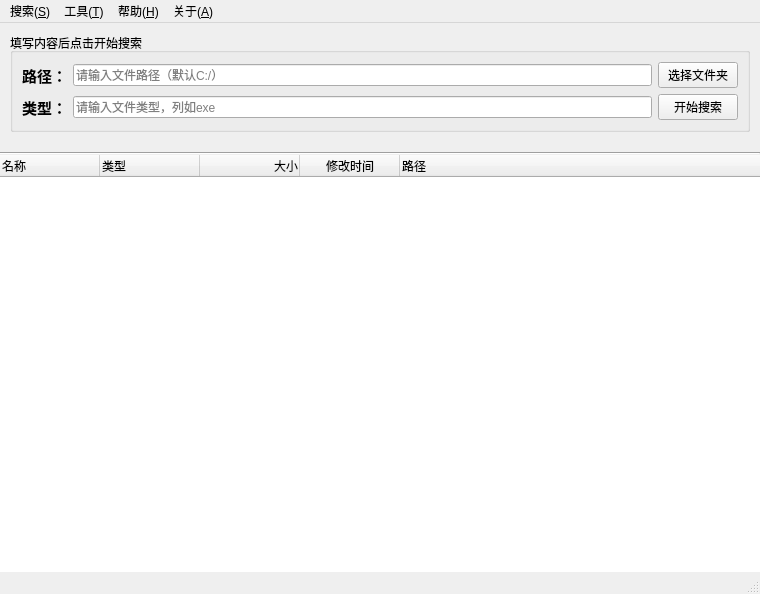
<?xml version="1.0" encoding="UTF-8"?>
<ui version="4.0">
 <class>MainWindow</class>
 <widget class="QMainWindow" name="MainWindow">
  <property name="geometry">
   <rect>
    <x>0</x>
    <y>0</y>
    <width>760</width>
    <height>594</height>
   </rect>
  </property>
  <property name="windowTitle">
   <string>Anything</string>
  </property>
  <property name="windowIcon">
   <iconset>
    <normaloff>icons/icon.png</normaloff>icons/icon.png</iconset>
  </property>
  <property name="styleSheet">
   <string notr="true">QTreeView {
	border:none
}
</string>
  </property>
  <widget class="QWidget" name="centralwidget">
   <layout class="QVBoxLayout" name="verticalLayout_3">
    <property name="spacing">
     <number>0</number>
    </property>
    <property name="leftMargin">
     <number>0</number>
    </property>
    <property name="topMargin">
     <number>0</number>
    </property>
    <property name="rightMargin">
     <number>0</number>
    </property>
    <property name="bottomMargin">
     <number>0</number>
    </property>
    <item>
     <layout class="QVBoxLayout" name="verticalLayout_2">
      <item>
       <spacer name="verticalSpacer_2">
        <property name="orientation">
         <enum>Qt::Vertical</enum>
        </property>
        <property name="sizeType">
         <enum>QSizePolicy::Fixed</enum>
        </property>
        <property name="sizeHint" stdset="0">
         <size>
          <width>20</width>
          <height>10</height>
         </size>
        </property>
       </spacer>
      </item>
      <item>
       <layout class="QHBoxLayout" name="horizontalLayout">
        <item>
         <spacer name="horizontalSpacer">
          <property name="orientation">
           <enum>Qt::Horizontal</enum>
          </property>
          <property name="sizeType">
           <enum>QSizePolicy::Fixed</enum>
          </property>
          <property name="sizeHint" stdset="0">
           <size>
            <width>10</width>
            <height>20</height>
           </size>
          </property>
         </spacer>
        </item>
        <item>
         <widget class="QGroupBox" name="groupBox">
          <property name="enabled">
           <bool>true</bool>
          </property>
          <property name="font">
           <font>
            <stylestrategy>PreferDefault</stylestrategy>
           </font>
          </property>
          <property name="mouseTracking">
           <bool>false</bool>
          </property>
          <property name="tabletTracking">
           <bool>false</bool>
          </property>
          <property name="contextMenuPolicy">
           <enum>Qt::DefaultContextMenu</enum>
          </property>
          <property name="accessibleName">
           <string/>
          </property>
          <property name="layoutDirection">
           <enum>Qt::LeftToRight</enum>
          </property>
          <property name="autoFillBackground">
           <bool>false</bool>
          </property>
          <property name="title">
           <string>填写内容后点击开始搜索</string>
          </property>
          <property name="alignment">
           <set>Qt::AlignLeading|Qt::AlignLeft|Qt::AlignTop</set>
          </property>
          <property name="flat">
           <bool>false</bool>
          </property>
          <layout class="QVBoxLayout" name="verticalLayout">
           <item>
            <layout class="QGridLayout" name="gridLayout">
             <item row="0" column="1">
              <widget class="QLineEdit" name="upLineEdit">
               <property name="placeholderText">
                <string>请输入文件路径（默认C:/）</string>
               </property>
              </widget>
             </item>
             <item row="1" column="1">
              <widget class="QLineEdit" name="downLineEdit">
               <property name="placeholderText">
                <string>请输入文件类型，列如exe</string>
               </property>
              </widget>
             </item>
             <item row="1" column="0">
              <widget class="QLabel" name="downLabel">
               <property name="font">
                <font>
                 <family>微软雅黑</family>
                 <pointsize>11</pointsize>
                 <bold>true</bold>
                </font>
               </property>
               <property name="text">
                <string>类型：</string>
               </property>
              </widget>
             </item>
             <item row="0" column="0">
              <widget class="QLabel" name="upLabel">
               <property name="font">
                <font>
                 <family>微软雅黑</family>
                 <pointsize>11</pointsize>
                 <bold>true</bold>
                </font>
               </property>
               <property name="text">
                <string>路径：</string>
               </property>
              </widget>
             </item>
             <item row="1" column="2">
              <widget class="QPushButton" name="searchButton">
               <property name="text">
                <string>开始搜索</string>
               </property>
              </widget>
             </item>
             <item row="0" column="2">
              <widget class="QPushButton" name="browseButton">
               <property name="text">
                <string>选择文件夹</string>
               </property>
              </widget>
             </item>
            </layout>
           </item>
          </layout>
         </widget>
        </item>
        <item>
         <spacer name="horizontalSpacer_2">
          <property name="orientation">
           <enum>Qt::Horizontal</enum>
          </property>
          <property name="sizeType">
           <enum>QSizePolicy::Fixed</enum>
          </property>
          <property name="sizeHint" stdset="0">
           <size>
            <width>10</width>
            <height>20</height>
           </size>
          </property>
         </spacer>
        </item>
       </layout>
      </item>
      <item>
       <spacer name="verticalSpacer">
        <property name="orientation">
         <enum>Qt::Vertical</enum>
        </property>
        <property name="sizeType">
         <enum>QSizePolicy::Fixed</enum>
        </property>
        <property name="sizeHint" stdset="0">
         <size>
          <width>20</width>
          <height>20</height>
         </size>
        </property>
       </spacer>
      </item>
      <item>
       <widget class="Line" name="line">
        <property name="orientation">
         <enum>Qt::Horizontal</enum>
        </property>
       </widget>
      </item>
      <item>
       <widget class="QTreeWidget" name="outputTreeWidget">
        <property name="enabled">
         <bool>true</bool>
        </property>
        <property name="sizeAdjustPolicy">
         <enum>QAbstractScrollArea::AdjustIgnored</enum>
        </property>
        <property name="showDropIndicator" stdset="0">
         <bool>true</bool>
        </property>
        <property name="indentation">
         <number>20</number>
        </property>
        <property name="rootIsDecorated">
         <bool>false</bool>
        </property>
        <property name="uniformRowHeights">
         <bool>false</bool>
        </property>
        <property name="itemsExpandable">
         <bool>true</bool>
        </property>
        <property name="sortingEnabled">
         <bool>false</bool>
        </property>
        <property name="animated">
         <bool>false</bool>
        </property>
        <property name="allColumnsShowFocus">
         <bool>false</bool>
        </property>
        <property name="headerHidden">
         <bool>false</bool>
        </property>
        <property name="expandsOnDoubleClick">
         <bool>true</bool>
        </property>
        <property name="columnCount">
         <number>5</number>
        </property>
        <attribute name="headerVisible">
         <bool>true</bool>
        </attribute>
        <attribute name="headerCascadingSectionResizes">
         <bool>false</bool>
        </attribute>
        <attribute name="headerMinimumSectionSize">
         <number>25</number>
        </attribute>
        <attribute name="headerDefaultSectionSize">
         <number>100</number>
        </attribute>
        <attribute name="headerHighlightSections">
         <bool>false</bool>
        </attribute>
        <column>
         <property name="text">
          <string>名称</string>
         </property>
         <property name="textAlignment">
          <set>AlignLeading|AlignVCenter</set>
         </property>
        </column>
        <column>
         <property name="text">
          <string>类型</string>
         </property>
         <property name="textAlignment">
          <set>AlignLeading|AlignVCenter</set>
         </property>
        </column>
        <column>
         <property name="text">
          <string>大小</string>
         </property>
         <property name="textAlignment">
          <set>AlignTrailing|AlignVCenter</set>
         </property>
        </column>
        <column>
         <property name="text">
          <string>修改时间</string>
         </property>
         <property name="textAlignment">
          <set>AlignCenter</set>
         </property>
        </column>
        <column>
         <property name="text">
          <string>路径</string>
         </property>
        </column>
       </widget>
      </item>
     </layout>
    </item>
   </layout>
  </widget>
  <widget class="QStatusBar" name="statusbar"/>
  <widget class="QMenuBar" name="menuBar">
   <property name="geometry">
    <rect>
     <x>0</x>
     <y>0</y>
     <width>760</width>
     <height>22</height>
    </rect>
   </property>
   <widget class="QMenu" name="searchMenu">
    <property name="title">
     <string>搜索(&amp;S)</string>
    </property>
    <addaction name="actionSearchType"/>
    <addaction name="actionSearchName"/>
    <addaction name="actionSearchWeb"/>
    <addaction name="actionSearchKey"/>
   </widget>
   <widget class="QMenu" name="toolsMenu">
    <property name="title">
     <string>工具(&amp;T)</string>
    </property>
    <addaction name="actionTextViewer"/>
    <addaction name="actionPlayerViewer"/>
    <addaction name="actionImageViewer"/>
   </widget>
   <widget class="QMenu" name="helpMenu">
    <property name="title">
     <string>帮助(&amp;H)</string>
    </property>
    <addaction name="actionHelp"/>
   </widget>
   <widget class="QMenu" name="aboutMenu">
    <property name="title">
     <string>关于(&amp;A)</string>
    </property>
    <addaction name="actionAbout"/>
   </widget>
   <addaction name="searchMenu"/>
   <addaction name="toolsMenu"/>
   <addaction name="helpMenu"/>
   <addaction name="aboutMenu"/>
  </widget>
  <action name="actionAbout">
   <property name="text">
    <string>关于作者</string>
   </property>
   <property name="shortcut">
    <string>Ctrl+Shift+A</string>
   </property>
  </action>
  <action name="actionHelp">
   <property name="text">
    <string>查看用法</string>
   </property>
   <property name="shortcut">
    <string>Ctrl+H</string>
   </property>
  </action>
  <action name="actionSearchType">
   <property name="icon">
    <iconset>
     <normaloff>icons/radio-circle-marked.png</normaloff>icons/radio-circle-marked.png</iconset>
   </property>
   <property name="text">
    <string>类型搜索</string>
   </property>
  </action>
  <action name="actionSearchName">
   <property name="icon">
    <iconset>
     <normaloff>icons/radio-circle.png</normaloff>icons/radio-circle.png</iconset>
   </property>
   <property name="text">
    <string>名称搜索</string>
   </property>
  </action>
  <action name="actionTextViewer">
   <property name="text">
    <string>文本查看器</string>
   </property>
  </action>
  <action name="actionPlayerViewer">
   <property name="text">
    <string>音频播放器</string>
   </property>
  </action>
  <action name="actionImageViewer">
   <property name="text">
    <string>图像查看器</string>
   </property>
  </action>
  <action name="actionSearchWeb">
   <property name="icon">
    <iconset>
     <normaloff>icons/radio-circle.png</normaloff>icons/radio-circle.png</iconset>
   </property>
   <property name="text">
    <string>Web搜索</string>
   </property>
  </action>
  <action name="actionSearchKey">
   <property name="icon">
    <iconset>
     <normaloff>icons/radio-circle.png</normaloff>icons/radio-circle.png</iconset>
   </property>
   <property name="text">
    <string>文件关键字搜索</string>
   </property>
  </action>
 </widget>
 <resources/>
 <connections/>
</ui>
